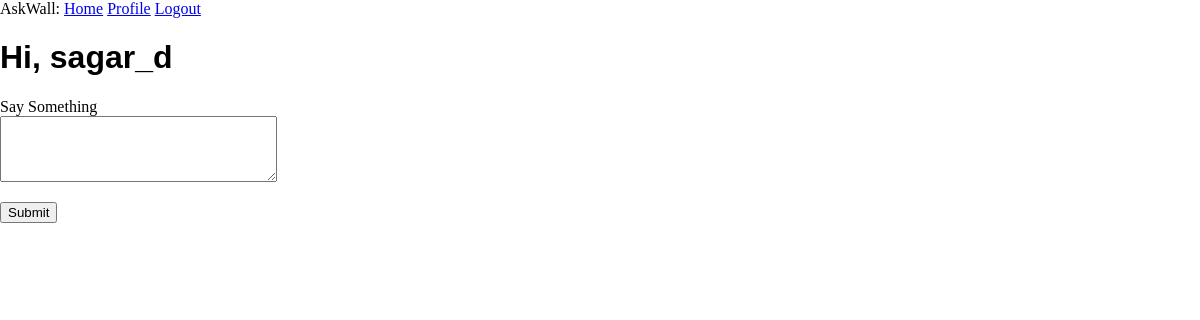
Before: /index (signed in) with the older database file.
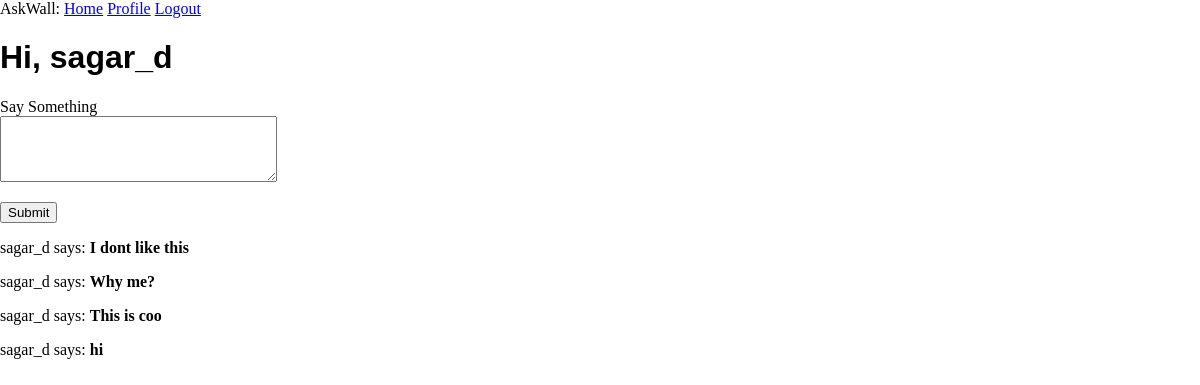
After: the same page with the newer database file.
### app/models.py (models this page shows, shortened)
class Post(db.Model):
	id = db.Column(db.Integer, primary_key = True)
	body = db.Column(db.String(140))
	timestamp = db.Column(db.DateTime, index= True, default=datetime.utcnow)
	user_id = db.Column(db.Integer, db.ForeignKey('user.id'))

class User(UserMixin, db.Model):
	id = db.Column(db.Integer, primary_key= True)
	username = db.Column(db.String(64), index = True)
	email = db.Column(db.String(120), index = True)
	password_hash = db.Column(db.String(128))
	posts = db.relationship('Post', backref='author', lazy='dynamic')
	about_me = db.Column(db.String(150))
	last_seen = db.Column(db.DateTime, default=datetime.utcnow)
	followed = db.relationship(
		'User', secondary=followers,
		primaryjoin = (followers.c.follower_id == id),
		secondaryjoin = (followers.c.followed_id == id),
		backref = db.backref('followers', lazy='dynamic'), lazy ='dynamic')
	def followed_posts(self):
		followed = Post.query.join(
			followers, (followers.c.followed_id == Post.user_id)).filter(
			followers.c.follower_id == self.id)
		return followed.union(self.posts).order_by(Post.timestamp.desc())

### app/routes.py (the view)
@app.route('/', methods=['GET', 'POST'])
@app.route('/index', methods=['GET', 'POST'])
@login_required
def index():
	form = PostForm()
	if form.validate_on_submit():
		post = Post(body=form.post.data, author=current_user)
		db.session.add(post)
		db.session.commit()
		flash('Your post is now live')
		return redirect(url_for('index'))
	posts = current_user.followed_posts().all()
	return render_template('index.html', title = 'Home', form=form, posts=posts)

### app/forms.py
class PostForm(FlaskForm):
	post = TextAreaField("Say Something", validators = [
		DataRequired(), Length(min=1, max=140)])
	submit= SubmitField('Submit')

### app/models.py (called while the page is built)
@login.user_loader
def load_user(id):
	return User.query.get(int(id))

### app/routes.py (called while the page is built)
@app.before_request
def before_request():
	if current_user.is_authenticated:
		current_user.last_seen = datetime.utcnow()
		db.session.commit()

### app/templates/index.html (shortened to what this page needs)
{% extends 'base.html'%}
{% block content %}
	<h1> Hi, {{ current_user.username }}</h1>
	<form action="" method="post">
		<p>
			{{ form.post.label }}<br>
			{{ form.post(cols=32, rows=4)}}<br>
		</p>
		<p> {{ form.submit() }}</p>
	</form>
	{% for post in posts %}
		<div><p>{{ post.author.username  }} says: <b>{{ post.body }}</b></p></div>
	{% endfor %}
{% endblock %}

Changed rows visible on the page:
added Post: author.username "sagar_d", body "I dont like this"
added Post: author.username "sagar_d", body "Why me?"
added Post: author.username "sagar_d", body "This is coo"
added Post: author.username "sagar_d", body "hi"
